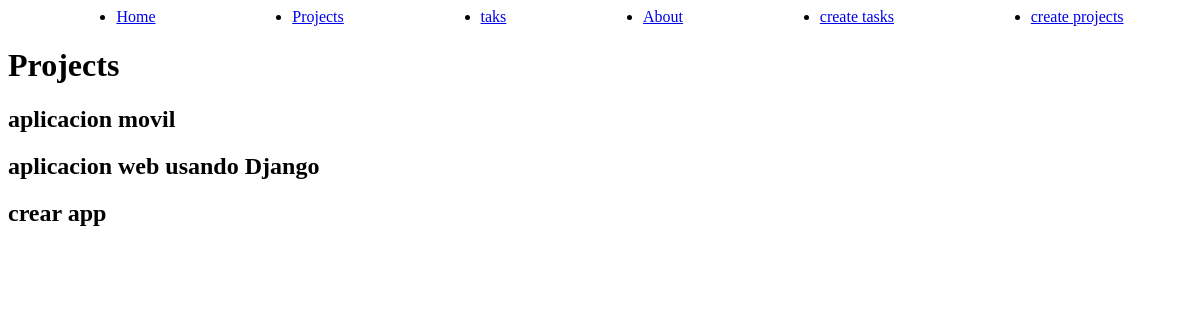
The app's page /projects/, older data.
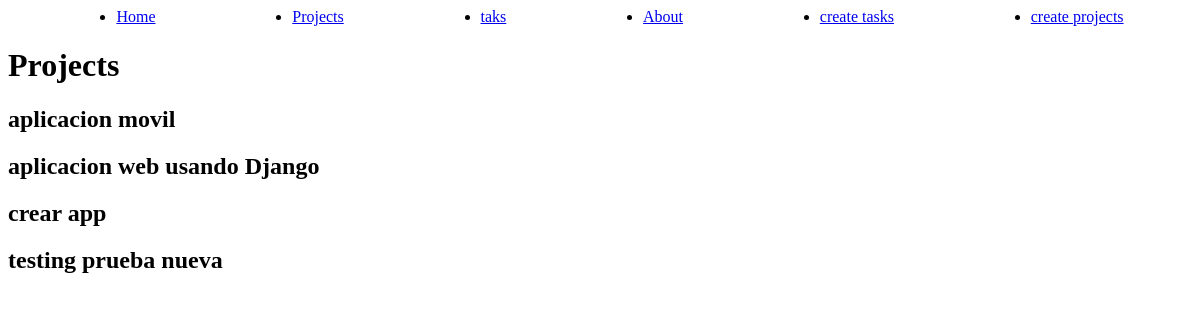
The same page, newer data.
### myapp/models.py (models this page shows, shortened)
class Project(models.Model):
    name = models.CharField(max_length=200)

### myapp/views.py (the view)
# urls.py: path("projects/", views.projects, name="projects"),
def projects(request):
    projects = Project.objects.all()
    return render(request, "projects/projects.html", {"projects": projects})

### myapp/templates/projects/projects.html
{% extends "layouts/base.html" %} {% block content %}
<h1>Projects</h1>
{% for project in projects %}
<div>
  <h2>{{project.name}}</h2>
</div>
{% endfor %} {% endblock %}

Row changes from the older to the newer data that the page shows:
added Project: name "testing prueba nueva"
